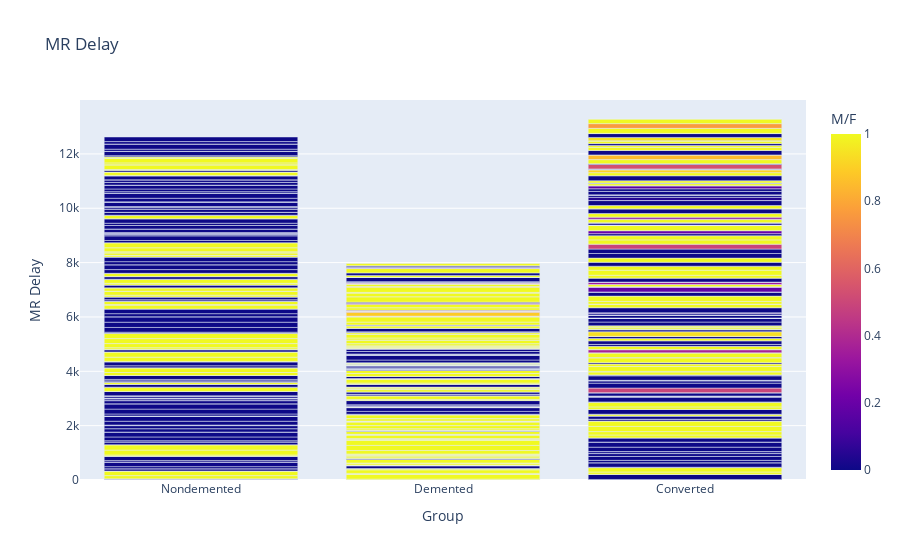

Notebook cell for this chart:
### Code cell
px.bar(df, x='Group', y='MR Delay', color='M/F', title='MR Delay')

### Figure 1 — Plotly figure (JSON) as saved in the notebook; plotly's stock layout.template omitted (floating-point values rounded to 4 significant figures; data arrays with more than 128 entries replaced by an {"elided": "..."} marker saying what was removed)
{"data": [{"alignmentgroup": "True", "hovertemplate": "Group=%{x}<br>MR Delay=%{y}<br>M/F=%{marker.color}<extra></extra>", "legendgroup": "", "marker": {"color": {"elided": "570 float values"}, "coloraxis": "coloraxis", "pattern": {"shape": ""}}, "name": "", "offsetgroup": "", "orientation": "v", "showlegend": false, "textposition": "auto", "type": "bar", "x": {"elided": "570 str values"}, "xaxis": "x", "y": {"elided": "570 float values"}, "yaxis": "y"}], "layout": {"barmode": "relative", "coloraxis": {"colorbar": {"title": {"text": "M/F"}}, "colorscale": [[0, "#0d0887"], [0.1111, "#46039f"], [0.2222, "#7201a8"], [0.3333, "#9c179e"], [0.4444, "#bd3786"], [0.5556, "#d8576b"], [0.6667, "#ed7953"], [0.7778, "#fb9f3a"], [0.8889, "#fdca26"], [1, "#f0f921"]]}, "legend": {"tracegroupgap": 0}, "title": {"text": "MR Delay"}, "xaxis": {"anchor": "y", "domain": [0, 1], "title": {"text": "Group"}}, "yaxis": {"anchor": "x", "domain": [0, 1], "title": {"text": "MR Delay"}}}}
